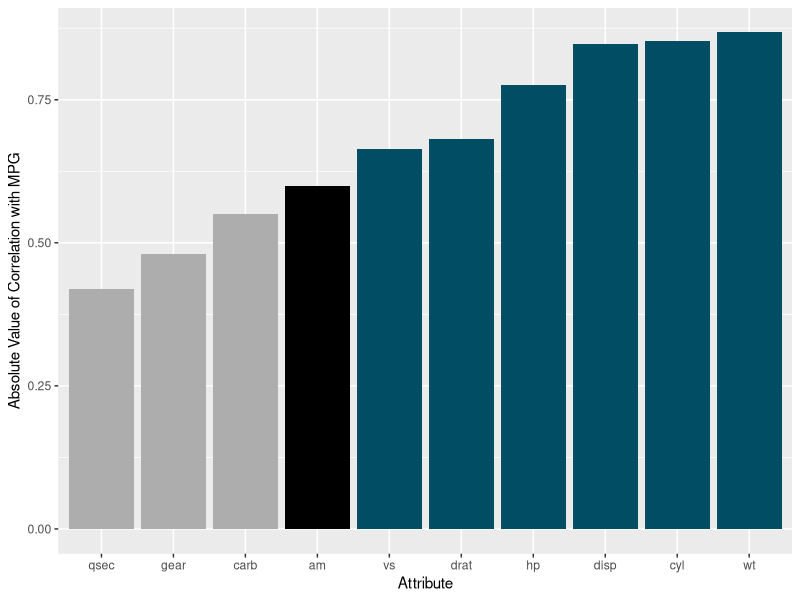
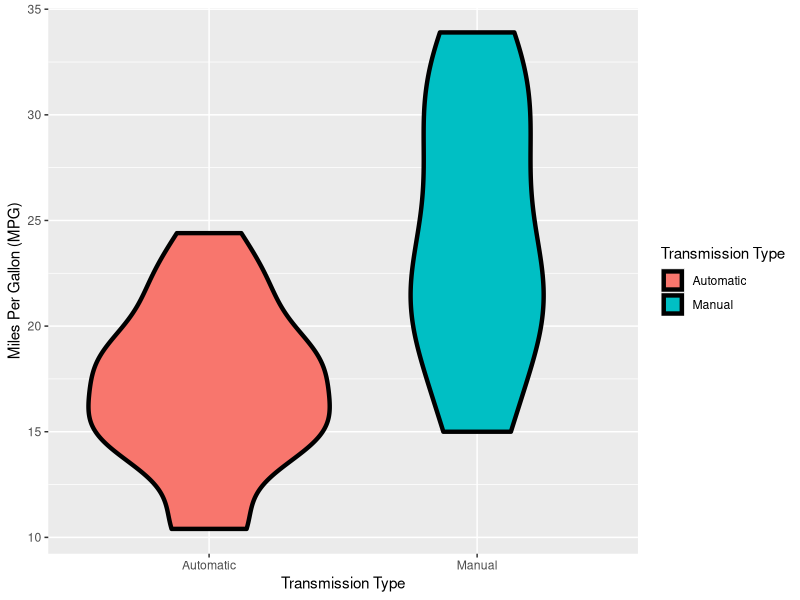

R code for these plots, in order: (Note: this script raises an error after producing the figures.)
## ---- chunk 1
library(datasets); data(mtcars);library(knitr)

mtcarsorig <- mtcars # Preserving Continuous Variables

mtcars$am <- factor(mtcars$am, levels = c(0, 1), 
                           labels = c("Automatic", "Manual"))
mtcars$cyl <- as.factor(mtcars$cyl)
mtcars$gear <- as.factor(mtcars$gear)
mtcars$vs     <- as.factor(mtcars$vs)

## ---- chunk 2
single_fit <- lm(mpg ~ am, mtcars)
summary(single_fit)$coefficients
## ---- chunk 3
fit_all <- lm(mpg ~ am + cyl + gear + disp + hp + drat + wt, data = mtcars)
print(fit_all$coefficients)
## ---- chunk 4
step_model <- step(fit_all, trace = 0)
print(step_model)
## ---- chunk 5
library(xtable)
print(xtable(summary(step_model)$coefficients), comment=F)
## ---- chunk 6
require(dplyr)
library(ggplot2)
cor <- abs(cor(mtcarsorig$mpg,mtcarsorig[,-1]))
cortable <- data.frame(attr = dimnames(cor)[2], abs.corr = cor[1:10])
colnames(cortable) <- c("names", "abs.corr")

cortable <- cortable %>%
  mutate(mag = ifelse(abs.corr > cortable[cortable$names == "am",2], "greater", ifelse(abs.corr == cortable[cortable$names == "am",2], "equal", "less")))

xlab <- "Attribute"
ylab <- "Absolute Value of Correlation with MPG"
ggplot(data=cortable, aes(x=reorder(names,abs.corr), y=abs.corr, fill = mag)) + 
        geom_bar(stat="identity",) +
        scale_fill_manual(values = c("greater" = "#014d64", 
                                     "equal" = "black", "less" = "#adadad")) +
        theme(legend.position = "none") +
        xlab(xlab) + ylab(ylab)
## ---- chunk 7


xlab <- "Transmission Type"
ylab <- "Miles Per Gallon (MPG)"
g <- ggplot(data = mtcars, aes(x = factor(am), y = mpg, fill = am)) + 
        scale_fill_discrete(name = xlab) +
        xlab(xlab) + 
        ylab(ylab) +
        geom_violin(col = "black", size = 1.5)
print(g)
## ---- chunk 8

autoplot.lm <- function(x, ..., which=c(1:3, 5), mfrow=c(1,1)){
        require(ggplot2)
        require(grid)
        df <- fortify(x)
        df <- cbind(df, rows=1:nrow(df))
        
        # residuals vs fitted
        g1 <- ggplot(df, aes(.fitted, .resid)) +
                geom_point()  +
                geom_smooth(se=FALSE) +
                geom_hline(linetype=2, size=.2) +
                scale_x_continuous("Fitted Values") +
                scale_y_continuous("Residual") +
                ggtitle("Residuals vs Fitted")
        
        # normal qq
        a <- quantile(df$.stdresid, c(0.25, 0.75))
        b <- qnorm(c(0.25, 0.75))
        slope <- diff(a)/diff(b)
        int <- a[1] - slope * b[1]
        g2 <- ggplot(df, aes(sample=.resid)) +
                stat_qq() +
                geom_abline(slope=slope, intercept=int) +
                scale_x_continuous("Theoretical Quantiles") +
                scale_y_continuous("Standardized Residuals") +
                ggtitle("Normal Q-Q")
        
        # scale-location
        g3 <- ggplot(df, aes(.fitted, sqrt(abs(.stdresid)))) +
                geom_point() +
                geom_smooth(se=FALSE) +
                scale_x_continuous("Fitted Values") +
                scale_y_continuous("Root of Standardized Residuals") +
                ggtitle("Scale-Location")
        
        # cook's distance
        g4 <-  ggplot(df, aes(rows, .cooksd, ymin=0, ymax=.cooksd)) +
                geom_point() + geom_linerange() +
                scale_x_continuous("Observation Number") +
                scale_y_continuous("Cook's distance") +
                ggtitle("Cook's Distance")
        
        # residuals vs leverage
        g5 <- ggplot(df, aes(.hat, .stdresid)) +
                geom_point() +
                geom_smooth(se=FALSE) +
                geom_hline(linetype=2, size=.2) +
                scale_x_continuous("Leverage") +
                scale_y_continuous("Standardized Residuals") +
                ggtitle("Residuals vs Leverage")
        
        # cooksd vs leverage
        g6 <- ggplot(df, aes(.hat, .cooksd)) +
                geom_point() +
                geom_smooth(se=FALSE) +
                scale_x_continuous("Leverage") +
                scale_y_continuous("Cook's distance") +
                ggtitle("Cook's dist vs Leverage")
        
        plots <- list(g1, g2, g3, g4, g5, g6)
        
        # making the plots
        grid.newpage()
        
        if (prod(mfrow)>1) {
                mypos <- expand.grid(1:mfrow[1], 1:mfrow[2])
                mypos <- mypos[with(mypos, order(Var1)), ]
                pushViewport(viewport(layout = grid.layout(mfrow[1], mfrow[2])))
                formatter <- function(.){}
        } else {
                mypos <- data.frame(matrix(1, length(which), 2))
                pushViewport(viewport(layout = grid.layout(1, 1)))
                formatter <- function(.) {
                        .dontcare <- readline("Hit <Return> to see next plot: ")
                        grid.newpage()
                }
        }
        
        j <- 1
        for (i in which){
                formatter()
                print(plots[[i]], vp=viewport(layout.pos.row=mypos[j,][1], layout.pos.col=mypos[j,][2]))
                j <- j+1
        }
}

autoplot(single_fit, which=c(1,2,4,5), mfrow=c(2,2))
